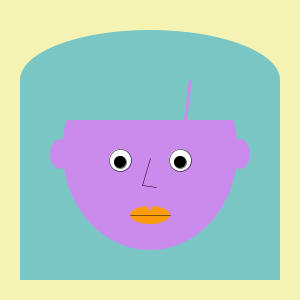
Frame 1 (no input)
Frame 60 (the mouse pressed at the canvas centre just before this capture): identical to frame 1, image omitted
Frame 120 (the mouse held since frame 60 and released just before this capture): identical to frame 1, image omitted

The Processing sketch that drew this single still picture (run headless with seeded random() and noise(); from frame 60 on, the mouse is pressed at the canvas centre):

// Processing sketch: processing_145663
// ── processing_145663.pde

boolean flipFlop = false;
int mouthShape = 40;
int mouthHeight = 18;
int mouthLine = 20;
int headShape = 200;

void setup(){
  size(300,300);
}

void draw(){
  
  if (flipFlop == false){
     mouthShape = 40;  
     mouthHeight = 18;
     mouthLine = 20;
     headShape = 200;
  }
  else {
    mouthShape = 20;
    mouthHeight = 20;
    mouthLine = 10;
    headShape = 205;
  }
  
  background(245,243,180);
  translate(150,150);
  noStroke();
  
  // hair
  fill(122,198,196);
  rect(-130,-70,260,200);
  ellipse(0,-70,260,100);
  
  // head
  fill(202,139,237);
  ellipse(0,0,175,headShape);
  ellipse(-90,4,20,30);
  ellipse(90,4,20,30);
  stroke(0);
  strokeWeight(3);
  
  // bangs
  noStroke();
  fill(122,198,196);
  rect(-85,-106,170,76);
  stroke(202,139,237);
  strokeWeight(3);
  line(35,-30,40,-70);
  strokeWeight(1);
  
  // eyes
  fill(255,255,255);
  strokeWeight(0.5);
  stroke(0,0,0);
  ellipse(-30,10,22,22);
  ellipse(30,10,22,22);
  fill(0,0,0);
  ellipse(30,12,12,12);
  ellipse(-30,12,12,12);
  
  // nose
  stroke(0,0,0);
  line(0,8,-8,35);
  line(-8,35,6,37);
  
  // mouth
  fill(252,156,10);
  noStroke();
  ellipse(0,65,mouthShape,mouthHeight);
  fill(202,139,237);
  triangle(0,61,-7,50,7,50);
  stroke(0);
  line(-mouthLine,65,mouthLine,65);
  
}

void keyPressed(){
  flipFlop =! flipFlop;
}
